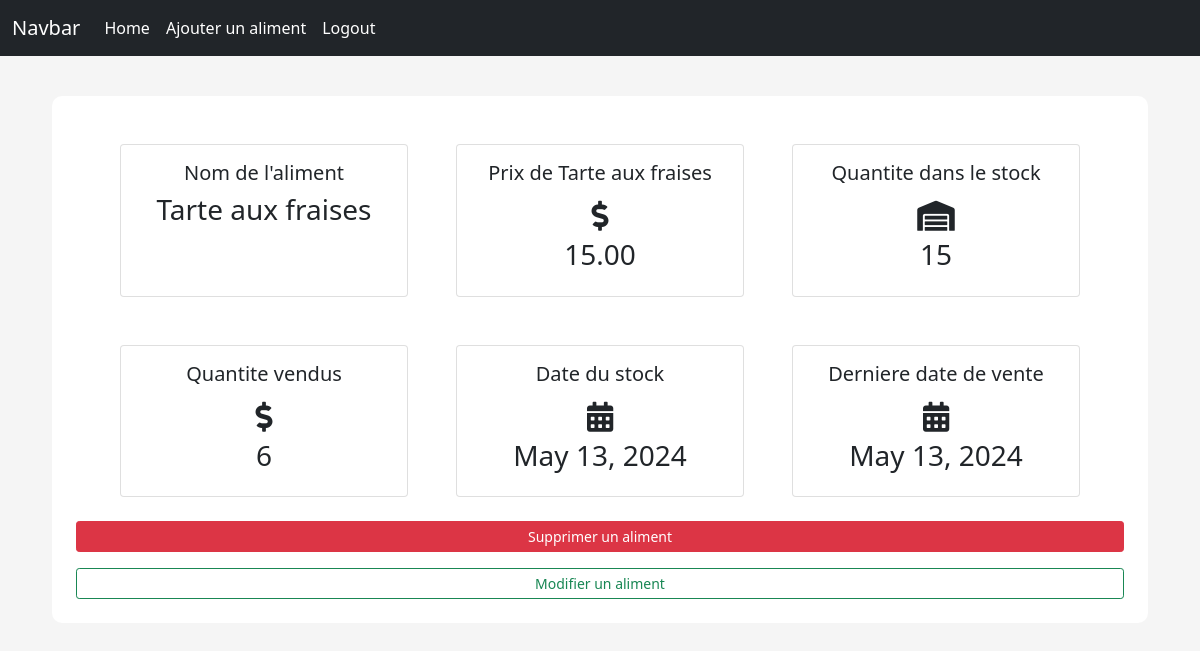
Screenshot of /aliments/per_product/16 (signed in) with the database file from the repository.
### aliments/models.py (models this page shows, shortened)
class Aliments(models.Model):
    Nom=models.CharField(max_length=100,null=False,blank=False)
    Prix_par_aliment=models.DecimalField(max_digits=19,decimal_places=2,null=False,blank=False)
    Quantite_dans_le_stock=models.IntegerField(null=False,blank=False)
    Quantite_vendus=models.IntegerField(null=False,blank=False)
    Date_du_stock=models.DateField(auto_now_add=True)
    Derniere_date_de_vente=models.DateField(auto_now=True)

### aliments/views.py (the view)
# urls.py: path('per_product/<int:pk>',per_product_view, name='per_product'),
@login_required
def per_product_view(request, pk): #récupére un objet specifique de Aliments correspondant à la clé primaire (pk) spécifiée dans la requête
    aliment=get_object_or_404(Aliments , pk=pk)
    context={
        'aliment':aliment
    }
    return render(request , 'restaurantmanagement/per_product.html', context=context)

### templates/restaurantmanagement/per_product.html (shortened to what this page needs)
{% extends '../layout.html' %}
{% block content %}
<div class="content-section">
    <div class="row mx-auto justify-content-center">
        <div class="card m-4" style="width: 18rem;">
            <div class="card-body">
                <h5 class="cart-title text-center">Nom de l'aliment</h5>
                <h3 class="text-center">{{aliment.Nom}}</h3>
            </div>
        </div>
        <div class="card m-4" style="width: 18rem;">
            <div class="card-body">
                <h5 class="cart-title text-center">Prix de {{ aliment.Nom }}</h5>
                <div style="font-size: 30px;" class="text-center">
                    <span><i class="fas fa-dollar-sign"></i></span>
                </div>
                <h3 class="text-center">{{ aliment.Prix_par_aliment }}</h3>
            </div>
        </div>
        <div class="card m-4" style="width: 18rem;">
            <div class="card-body">
                <h5 class="cart-title text-center">Quantite dans le stock</h5>
                <div style="font-size: 30px;" class="text-center">
                    <span><i class="fas fa-warehouse"></i></span>
                </div>
                <h3 class="text-center">{{ aliment.Quantite_dans_le_stock }}</h3>
            </div>
        </div>
        <div class="card m-4" style="width: 18rem;">
            <div class="card-body">
                <h5 class="cart-title text-center">Quantite vendus</h5>
                <div style="font-size: 30px;" class="text-center">
                    <span><i class="fas fa-dollar-sign"></i></span>
                </div>
                <h3 class="text-center">{{ aliment.Quantite_vendus }}</h3>
            </div>
        </div>
        <div class="card m-4" style="width: 18rem;">
            <div class="card-body">
                <h5 class="cart-title text-center">Date du stock</h5>
                <div style="font-size: 30px;" class="text-center">
                    <span><i class="fas fa-calendar-alt"></i></span>
                </div>
                <h3 class="text-center">{{ aliment.Date_du_stock }}</h3>
            </div>
        </div>
        <div class="card m-4" style="width: 18rem;">
            <div class="card-body">
                <h5 class="cart-title text-center">Derniere date de vente</h5>
                <div style="font-size: 30px;" class="text-center">
                    <span><i class="fas fa-calendar-alt"></i></span>
                </div>
                <h3 class="text-center">{{ aliment.Derniere_date_de_vente}}</h3>
            </div>
        </div>
        <a class="btn btn-danger btn-sm mb-3" href="{% url 'delete_aliment' aliment.id %}">Supprimer un aliment</a>
        <a class="btn btn-outline-success btn-sm" href="{% url 'update_aliment' aliment.id %}">Modifier un aliment</a>
    </div>
</div>
{% endblock %}

### static/css/main.css (style rules this page uses)
body { background-color: rgb(245, 245, 245); }
.content-section { background: #fff; margin: 40px; padding: 1.5rem 1.5rem; border-radius: 10px; }

### rows the page displays
Aliments: Nom "Tarte aux fraises", Prix_par_aliment "15.00", Quantite_dans_le_stock "15", Quantite_vendus "6", Date_du_stock "May 13, 2024", Derniere_date_de_vente "May 13, 2024"
